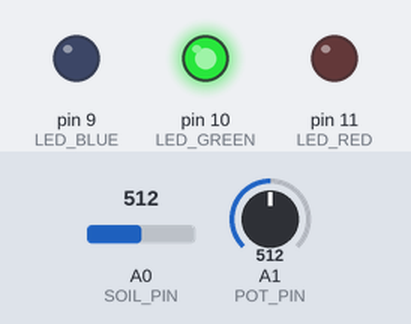
Recording of a sketch running on a simulated Arduino Uno, built with avr-gcc and run on an emulated ATmega328P. On the bench: output pins drawn as LEDs (lit = HIGH). The inputs (shaded band) are chosen by the test bench; at power-on: A0 (SOIL_PIN) = 512, A1 (POT_PIN) = 512. What the sketch prints to the serial monitor is not drawn.

Above: at 1.3 s.
1.4 s: A0 (SOIL_PIN) set to 546
2.9 s: A0 (SOIL_PIN) set to 570
At 3.6 s:
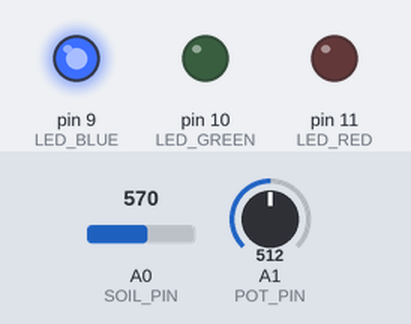
4.6 s: A0 (SOIL_PIN) set to 306
At 5.9 s:
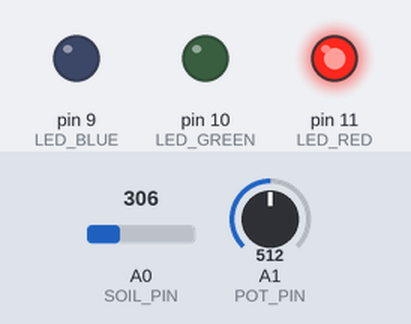
6.2 s: A0 (SOIL_PIN) set to 431
7.7 s: A0 (SOIL_PIN) set to 448
At 8.5 s:
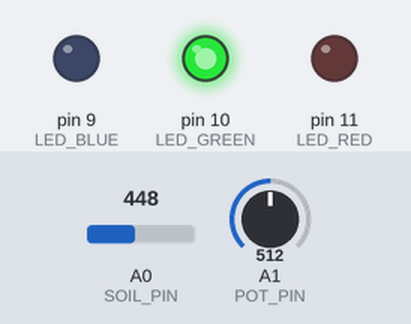
9.2 s: A0 (SOIL_PIN) set to 716
At 9.8 s:
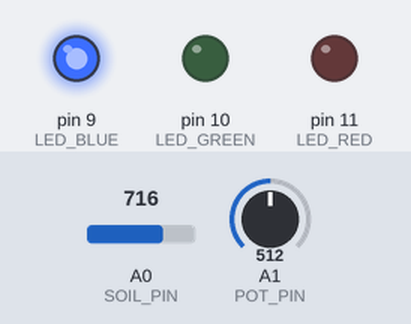
Timing chart, 0 to 11.7 s (numbered marks = the images above; inputs shaded):
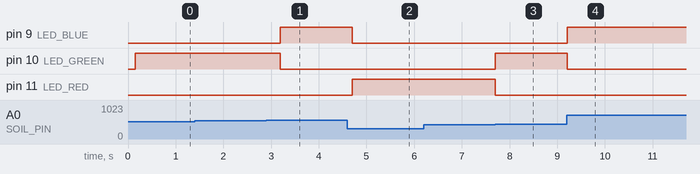

Measured:
- the behaviour switches between 563 and 564 on A0 (SOIL_PIN) (found by bisection; images 0 and 1)
- the behaviour switches between 439 and 440 on A0 (SOIL_PIN) (found by bisection; images 2 and 3)
- after the input at 1.4 s, every drawn part: stays the same
- after the input at 2.9 s, pin 9 (LED_BLUE): LOW → HIGH after 0.30 s; pin 10 (LED_GREEN): HIGH → LOW after 0.30 s
- after the input at 4.6 s, pin 9 (LED_BLUE): HIGH → LOW after 0.10 s; pin 11 (LED_RED): LOW → HIGH after 0.10 s
- after the input at 6.2 s, every drawn part: stays the same
- after the input at 7.7 s, pin 10 (LED_GREEN): LOW → HIGH at once; pin 11 (LED_RED): HIGH → LOW at once
- after the input at 9.2 s, pin 9 (LED_BLUE): LOW → HIGH at once; pin 10 (LED_GREEN): HIGH → LOW at once

The sketch:

02_moisture_indicator.ino
```cpp
/*
 * 第三組：土壤水份控制組
 * 範例 2：乾濕度狀態指示燈
 *
 * 學習重點：
 * - 多 LED 狀態顯示
 * - 門檻判斷邏輯
 * - 電位器調整門檻
 */

#define SOIL_PIN A0      // 土壤感測器
#define POT_PIN A1       // 電位器（調整門檻）
#define LED_RED 11       // 紅色 LED（乾燥警告）
#define LED_GREEN 10     // 綠色 LED（濕潤正常）
#define LED_BLUE 9       // 藍色 LED（過濕警告）

// 校正值
int DRY_VALUE = 300;
int WET_VALUE = 700;

void setup() {
  pinMode(LED_RED, OUTPUT);
  pinMode(LED_GREEN, OUTPUT);
  pinMode(LED_BLUE, OUTPUT);

  Serial.begin(9600);
  Serial.println("=== 土壤濕度狀態指示 ===");
  Serial.println();
  Serial.println("LED 指示說明：");
  Serial.println("- 紅色：土壤乾燥，需要澆水");
  Serial.println("- 綠色：土壤濕度適中");
  Serial.println("- 藍色：土壤過濕，注意排水");
  Serial.println();
  Serial.println("轉動電位器可調整乾燥門檻");
  Serial.println();
}

void loop() {
  // 讀取感測器
  int rawValue = analogRead(SOIL_PIN);
  int potValue = analogRead(POT_PIN);

  // 將電位器轉換為乾燥門檻（20-50%）
  int dryThreshold = map(potValue, 0, 1023, 20, 50);
  int wetThreshold = dryThreshold + 30;  // 濕潤門檻比乾燥高 30%

  // 計算濕度百分比
  int moisture = map(rawValue, DRY_VALUE, WET_VALUE, 0, 100);
  moisture = constrain(moisture, 0, 100);

  // 根據濕度設定 LED
  if (moisture < dryThreshold) {
    // 乾燥 - 紅燈亮
    digitalWrite(LED_RED, HIGH);
    digitalWrite(LED_GREEN, LOW);
    digitalWrite(LED_BLUE, LOW);
    Serial.print("[乾燥!] ");
  } else if (moisture > wetThreshold) {
    // 過濕 - 藍燈亮
    digitalWrite(LED_RED, LOW);
    digitalWrite(LED_GREEN, LOW);
    digitalWrite(LED_BLUE, HIGH);
    Serial.print("[過濕!] ");
  } else {
    // 適中 - 綠燈亮
    digitalWrite(LED_RED, LOW);
    digitalWrite(LED_GREEN, HIGH);
    digitalWrite(LED_BLUE, LOW);
    Serial.print("[正常] ");
  }

  // 顯示數值
  Serial.print("濕度: ");
  Serial.print(moisture);
  Serial.print("% | 門檻: ");
  Serial.print(dryThreshold);
  Serial.print("-");
  Serial.print(wetThreshold);
  Serial.println("%");

  delay(500);
}

/*
 * 知識補充：
 *
 * 三色 LED 狀態設計：
 *
 *   濕度 ↑
 *   100% ─────────────────────
 *         │ 藍燈區（過濕）
 *   70%  ─┼─────────────────── wetThreshold
 *         │ 綠燈區（正常）
 *   40%  ─┼─────────────────── dryThreshold
 *         │ 紅燈區（乾燥）
 *    0%  ─┴───────────────────
 *
 * 使用電位器調整的好處：
 * - 可以即時調整，不需要重新燒錄程式
 * - 適應不同植物的需求
 * - 方便現場調校
 *
 * 練習題：
 * 1. 加入 LED 閃爍效果表示警告
 * 2. 用 PWM 讓 LED 亮度反映濕度程度
 * 3. 加入蜂鳴器在極端乾燥時發出警報
 */
```
